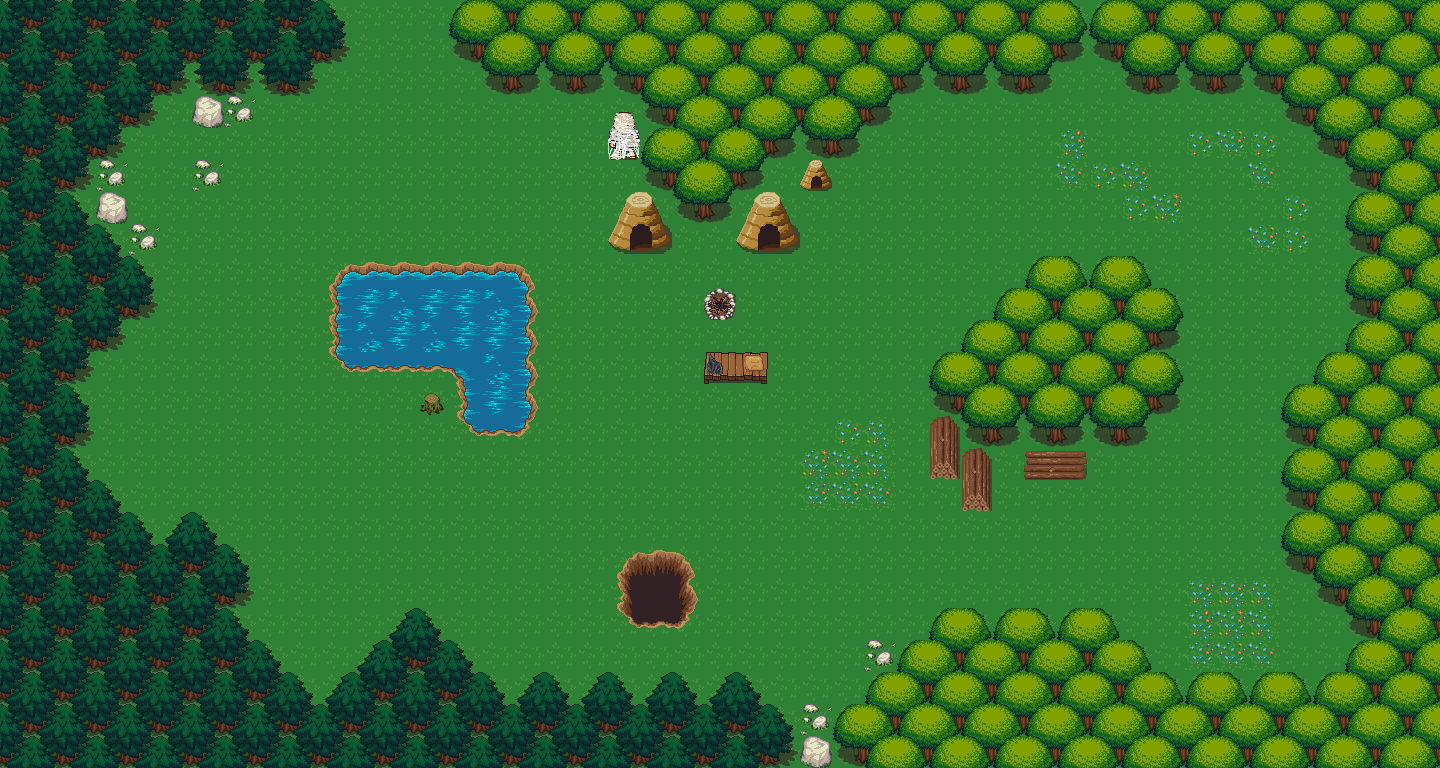

A 2D game scene composited from a Tiled map and its tileset images. What follows is a short description and the map's XML, with each tile layer's data collapsed to a summary:
An orthogonal 45x24 tile map with 32x32 px tiles, 3 tile layers (Background, Border, Door).

<map version="1.4" tiledversion="1.4.3" orientation="orthogonal" renderorder="left-up" width="45" height="24" tilewidth="32" tileheight="32" infinite="0" nextlayerid="5" nextobjectid="1">
 <tileset firstgid="1" name="forest_tiles" tilewidth="32" tileheight="32" tilecount="256" columns="16">
  <image source="forest_tiles.png" width="512" height="512" />
 </tileset>
 <layer id="1" name="Background" width="45" height="24">
  <data>[1080 cells, 1080 non-empty, 14 distinct tile ids]</data>
 </layer>
 <layer id="3" name="Border" width="45" height="24">
  <data>[1080 cells, 565 non-empty, 53 distinct tile ids]</data>
 </layer>
 <layer id="4" name="Door" width="45" height="24">
  <data>[1080 cells, 3 non-empty, 1 distinct tile ids]</data>
 </layer>
</map>
